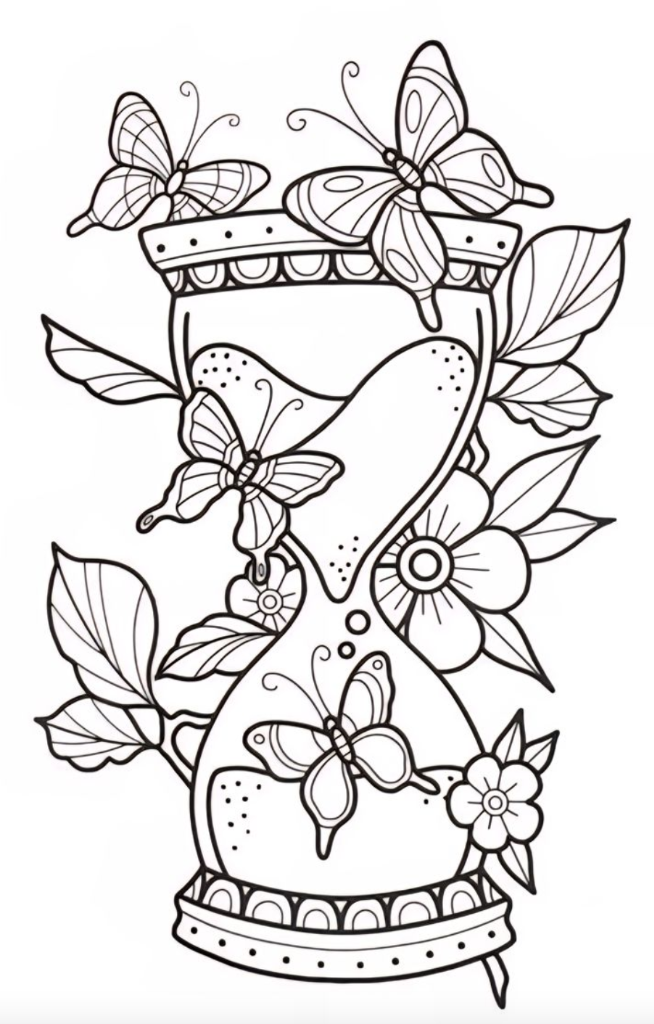
#> input picture test_images/sample.png, 654 x 1024 px
$ python tattoo_shading.py test_images/sample.png test_images/sample.png out.png out.png
#> lines starting #> are read from the running program, lines starting #| are printed output that depends on the picture; after the words box and inside, x2 and y2 are one past the last pixel; in counts of white or black regions, pixels touching at a corner belong together
from __future__ import annotations
import cv2
import numpy as np
from scipy.spatial import cKDTree
from PIL import Image

class TattooShadingEngine:
    def __init__(self, target_dpi=300):
        self.target_dpi = target_dpi
        # 0.75 mm in pixels: 0.75 * (DPI / 25.4)
        self.collision_radius_px = int(np.ceil(0.75 * (target_dpi / 25.4)))
        # Target dot size: 0.2 mm in diameter (radius ~0.1 mm)
        self.dot_radius_px = max(1, int(0.1 * (target_dpi / 25.4)))
        self.dot_area = np.pi * (self.dot_radius_px ** 2)

    def compute_edt_mask(self, linework_gray: np.ndarray) -> np.ndarray:
        """
        Computes exact Euclidean Distance Transform (EDT) and returns a binary mask
        where pixels closer than 0.75mm to the linework are 0, and others are 1.
        Assumes linework has black lines (0) on white background (255).
        """
        # Invert: lines become 255, background becomes 0
        inverted = 255 - linework_gray
        # cv2.distanceTransform computes distance from zero pixels to the closest non-zero pixel.
        # We want distance from the lines (which are now 255), so we compute distance on the inverted image
        dist_img = cv2.distanceTransform(255 - inverted, cv2.DIST_L2, 5)

        # Create mask: 1 where distance > collision_radius_px, 0 otherwise
        mask = (dist_img > self.collision_radius_px).astype(np.float32)
        return mask

    def apply_density_cap(self, density: np.ndarray, protected_mask: np.ndarray = None) -> np.ndarray:
        """
        Ensures no area exceeds 60% density in protected regions.
        If protected_mask is not provided, it auto-caps density globally at 80% to maintain negative space.
        """
        # Size of 3mm window in pixels: 3.0 * (DPI / 25.4)
        window_size = int(3.0 * (self.target_dpi / 25.4))
        if window_size % 2 == 0:
            window_size += 1

        capped = density.copy()

        if protected_mask is not None:
            # Normalize mask to 0..1
            p_mask = (protected_mask > 127).astype(np.float32)
            # Find local density using a box filter
            local_sum = cv2.boxFilter(capped, -1, (window_size, window_size), normalize=True)
            # Where local density > 0.6 and is in a protected region, scale down
            scale = np.ones_like(capped)
            over_limit = (local_sum > 0.6) & (p_mask > 0.5)
            scale[over_limit] = 0.6 / local_sum[over_limit]
            capped = capped * scale
        else:
            # Global soft cap of 80% for normal stippling regions to keep breathing room
            capped = np.minimum(capped, 0.8)

        return np.clip(capped, 0.0, 1.0)

    def quantize_tonal_steps(self, density: np.ndarray) -> np.ndarray:
        """
        Quantizes the continuous density map into 5 discrete steps:
        0% (Pure White), 20% (Highlight), 50% (Mid-tone), 80% (Deep Shadow), 100% (Solid Black)
        """
        quantized = np.zeros_like(density)
        quantized[density >= 0.95] = 1.0
        quantized[(density >= 0.80) & (density < 0.95)] = 0.80
        quantized[(density >= 0.50) & (density < 0.80)] = 0.50
        quantized[(density >= 0.20) & (density < 0.50)] = 0.20
        # Under 20% becomes 0 (Pure White)
        return quantized

    def generate_stipple_points(self, density_quantized: np.ndarray, max_iterations=30) -> np.ndarray:
        """
        Performs Centroidal Voronoi Tessellation (Lloyd's relaxation) to distribute
        stipple points according to the quantized density map.
        Returns an array of point coordinates (y, x).
        """
        # Stipple only in regions with density 20%, 50%, or 80%
        stipple_mask = (density_quantized > 0.0) & (density_quantized < 1.0)
        P = density_quantized * stipple_mask

        if not np.any(P):
            return np.empty((0, 2), dtype=np.float32)

        # To speed up KDTree queries, work at a downsampled resolution if image is large
        h, w = P.shape
        scale_factor = 1
        if h > 800 or w > 800:
            scale_factor = 2
            P_lloyd = cv2.resize(P, (w // 2, h // 2), interpolation=cv2.INTER_AREA)
        else:
            P_lloyd = P

        lh, lw = P_lloyd.shape

        # Calculate total number of points N based on total density integrated
        # N = Sum(Density) / Area of one dot
        total_density = np.sum(P_lloyd)
        # Scale dot area to downsampled coordinates
        lloyd_dot_area = self.dot_area / (scale_factor ** 2)
        N = int(np.ceil(total_density / lloyd_dot_area))

        if N <= 0:
            return np.empty((0, 2), dtype=np.float32)

        # Cap N to prevent excessive memory/CPU load
        N = min(N, 25000)

        # Initial point placement using rejection sampling
        coords_y, coords_x = np.where(P_lloyd > 0)
        if len(coords_y) == 0:
            return np.empty((0, 2), dtype=np.float32)

        probs = P_lloyd[coords_y, coords_x]
        probs = probs / np.sum(probs)

        initial_indices = np.random.choice(len(coords_y), size=min(N, len(coords_y)), replace=False, p=probs)
        pts = np.column_stack((coords_y[initial_indices], coords_x[initial_indices])).astype(np.float32)

        # Pixels with positive density (our domain for relaxation integration)
        domain_y, domain_x = np.where(P_lloyd > 0)
        domain_weights = P_lloyd[domain_y, domain_x]
        domain_coords = np.column_stack((domain_y, domain_x))

        # Run Lloyd's relaxation
        for _ in range(max_iterations):
            if len(pts) == 0:
                break
            # Build KDTree of current points
            tree = cKDTree(pts)
            # Find nearest point index for every pixel in the domain
            _, idxs = tree.query(domain_coords)

            # Compute new centroids: weighted mean of pixel coordinates in each Voronoi cell
            w_sum_y = np.bincount(idxs, weights=domain_coords[:, 0] * domain_weights, minlength=len(pts))
            w_sum_x = np.bincount(idxs, weights=domain_coords[:, 1] * domain_weights, minlength=len(pts))
            total_w = np.bincount(idxs, weights=domain_weights, minlength=len(pts))

            # Avoid divide by zero
            valid = total_w > 0
            pts[valid, 0] = w_sum_y[valid] / total_w[valid]
            pts[valid, 1] = w_sum_x[valid] / total_w[valid]

        # Rescale points back to original resolution
        pts *= scale_factor
        return pts

    def compile_shading(self, gemini_gray: np.ndarray, linework_gray: np.ndarray, protected_mask: np.ndarray = None) -> tuple[np.ndarray, str]:
        """
        Executes the entire hybrid shading compilation pipeline.
        Returns:
            - 1-bit shaded image (0=Black, 255=White)
            - SVG string containing coordinates of stipple circles and solid black boundaries
        """
        # Ensure correct shape and type
        if len(gemini_gray.shape) == 3:
            gemini_gray = cv2.cvtColor(gemini_gray, cv2.COLOR_BGR2GRAY)
        if len(linework_gray.shape) == 3:
            linework_gray = cv2.cvtColor(linework_gray, cv2.COLOR_BGR2GRAY)

        # Resize gemini_gray to match linework_gray dimensions exactly
        h_line, w_line = linework_gray.shape
        h_gem, w_gem = gemini_gray.shape
        if h_gem != h_line or w_gem != w_line:
            gemini_gray = cv2.resize(gemini_gray, (w_line, h_line), interpolation=cv2.INTER_LINEAR)

        # Normalize Gemini greyscale map to [0.0, 1.0] (0 = White, 1 = Black)
        density = (255.0 - gemini_gray) / 255.0

        # Step 1: EDT Collision Mask
        collision_mask = self.compute_edt_mask(linework_gray)
        density_masked = density * collision_mask

        # Step 2: Protected Regions Cap
        density_capped = self.apply_density_cap(density_masked, protected_mask)

        # Step 3: Quantize Tonal Steps
        density_quant = self.quantize_tonal_steps(density_capped)

        # Step 4: Solid Black and Stipple Mask extraction
        solid_black_mask = (density_quant >= 0.95).astype(np.uint8) * 255
        # Exclude solid black from stippler
        density_quant_stipple = density_quant.copy()
        density_quant_stipple[density_quant >= 0.95] = 0.0

        # Step 5: Lloyd's Voronoi relaxation
        pts = self.generate_stipple_points(density_quant_stipple, max_iterations=25)

        # Step 6: 1-Bit Rasterization
        # Start with a pure white background (255)
        shaded_1bit = np.full_like(linework_gray, 255, dtype=np.uint8)

        # Draw solid black regions
        shaded_1bit[solid_black_mask > 0] = 0

        # Draw stipple dots (no anti-aliasing)
        for pt in pts:
            y, x = int(round(pt[0])), int(round(pt[1]))
            # cv2.circle drawing with thickness=-1 draws a filled circle (pure black)
            cv2.circle(shaded_1bit, (x, y), self.dot_radius_px, 0, thickness=-1)

        # Re-apply master linework over everything to preserve the lines absolutely
        # Wherever the master linework is black (0), force output to black (0)
        shaded_1bit[linework_gray < 128] = 0

        # Step 7: SVG Generation
        h, w = linework_gray.shape
        svg_lines = [
            f'<svg xmlns="http://www.w3.org/2000/svg" viewBox="0 0 {w} {h}" width="{w}" height="{h}">',
            '  <!-- Solid Black Regions -->',
        ]

        # Extract solid black boundaries as paths
        contours, _ = cv2.findContours(solid_black_mask, cv2.RETR_EXTERNAL, cv2.CHAIN_APPROX_SIMPLE)
        for i, contour in enumerate(contours):
            path_data = []
            for pt in contour:
                x_c, y_c = pt[0][0], pt[0][1]
                if len(path_data) == 0:
                    path_data.append(f"M {x_c} {y_c}")
                else:
                    path_data.append(f"L {x_c} {y_c}")
            if path_data:
                path_data.append("Z")
                svg_lines.append(f'  <path d="{" ".join(path_data)}" fill="#000000" stroke="none" />')

        # Add stipple circles
        svg_lines.append('  <!-- Stipple Points -->')
        for pt in pts:
            y, x = pt[0], pt[1]
            svg_lines.append(f'  <circle cx="{x:.2f}" cy="{y:.2f}" r="{self.dot_radius_px}" fill="#000000" />')

        svg_lines.append('</svg>')
        svg_string = "\n".join(svg_lines)

        return shaded_1bit, svg_string

if __name__ == "__main__":
    import argparse
    import os

    parser = argparse.ArgumentParser(description="Tattoo Shading Engine CLI")
    parser.add_argument("shade", help="Path to Gemini greyscale shade image")
    parser.add_argument("linework", help="Path to master linework image")
    parser.add_argument("out_png", help="Path to save 1-bit monochrome PNG")
    parser.add_argument("out_svg", help="Path to save SVG output")
    parser.add_argument("--protected", help="Path to optional protected mask image", default=None)
    parser.add_argument("--dpi", type=int, help="Target DPI", default=300)
    args = parser.parse_args()

    # Load images
    gemini_gray = cv2.imread(args.shade, cv2.IMREAD_GRAYSCALE)
#> gemini_gray: shape (1024, 654); min 0, max 255, mean 224.4
    linework_gray = cv2.imread(args.linework, cv2.IMREAD_GRAYSCALE)

    if gemini_gray is None:
        print(f"Error: Could not read shade image from {args.shade}")
        exit(1)
    if linework_gray is None:
        print(f"Error: Could not read linework image from {args.linework}")
        exit(1)

    protected_mask = None
    if args.protected:
        protected_mask = cv2.imread(args.protected, cv2.IMREAD_GRAYSCALE)
        if protected_mask is None:
            print(f"Warning: Could not read protected mask from {args.protected}")

    engine = TattooShadingEngine(target_dpi=args.dpi)
    shaded_1bit, svg_content = engine.compile_shading(gemini_gray, linework_gray, protected_mask)
#> in compile_shading, `density = (255.0 - gemini_gray) / 255.0`:
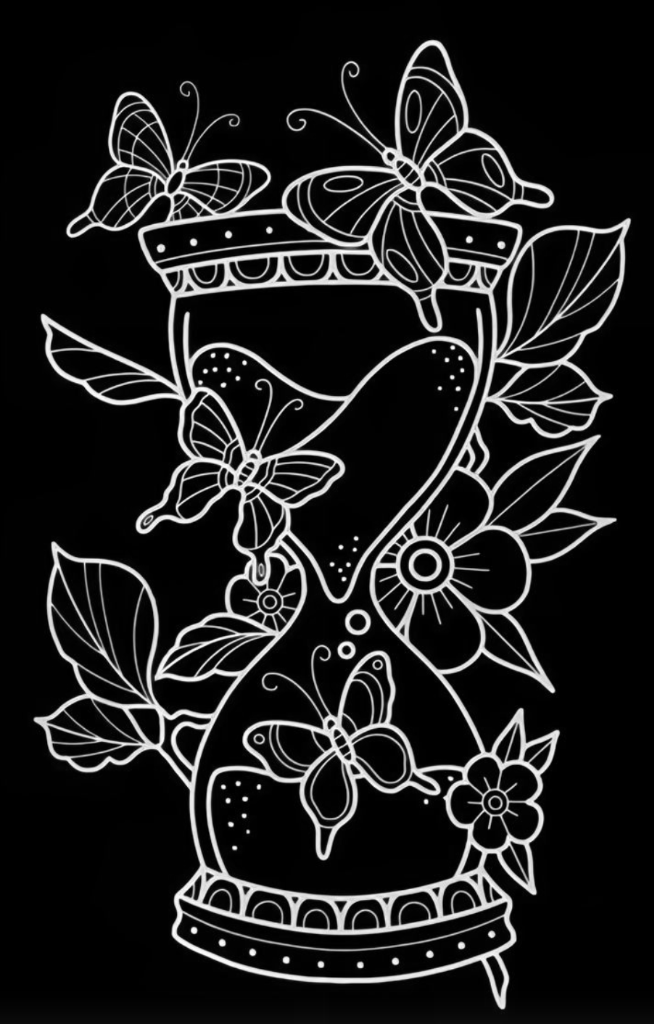
#> density: shape (1024, 654) float64; min 0, max 1, mean 0.12
#> in compute_edt_mask, `dist_img = cv2.distanceTransform(255 - inverted, cv2.DIST_L2, 5)`:
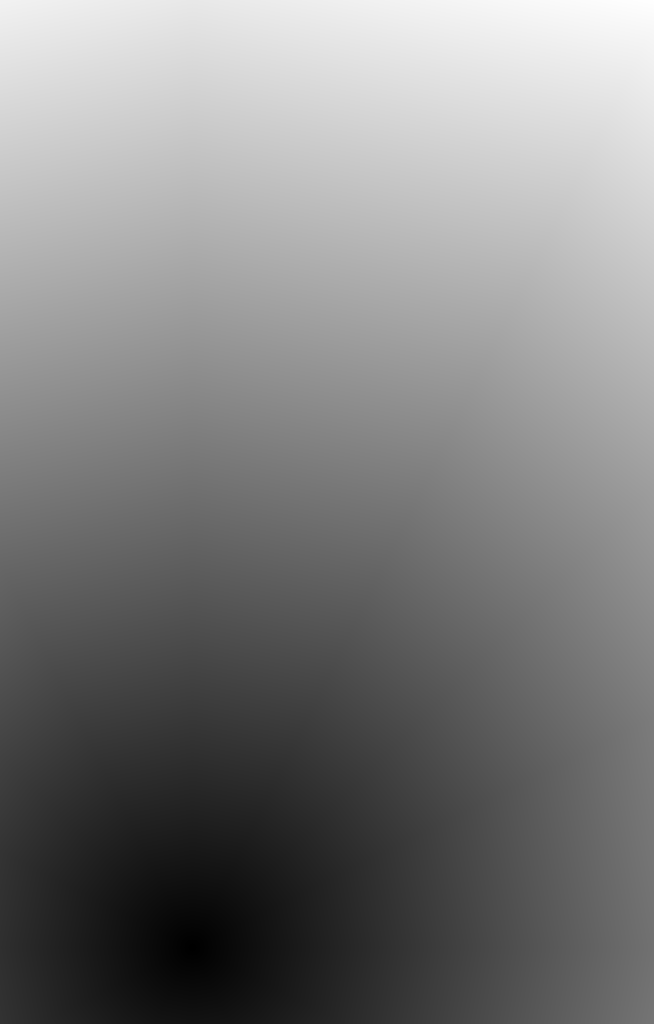
#> dist_img: shape (1024, 654) float32; min 0, max 1037.8, mean 517.3; drawn with min black and max white
#> in compute_edt_mask, `mask = (dist_img > self.collision_radius_px).astype(np.float32)`:
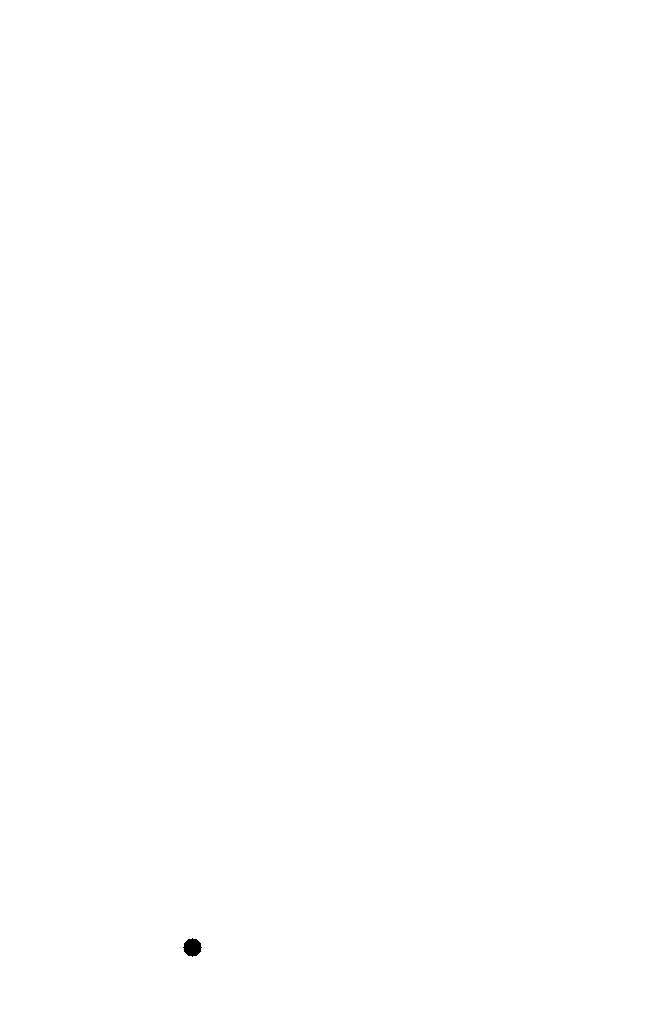
#> mask: shape (1024, 654) float32; values 0 (black) and 1 (white), 100% white; 1 black region, box (x1, y1, x2, y2) and area: (183, 938, 202, 957) 253
#> in compile_shading, `solid_black_mask = (density_quant >= 0.95).astype(np.uint8) * 255`: solid_black_mask: shape (1024, 654); every value is 0
#> in generate_stipple_points, `stipple_mask = (density_quantized > 0.0) & (density_quantized < 1.0)`:
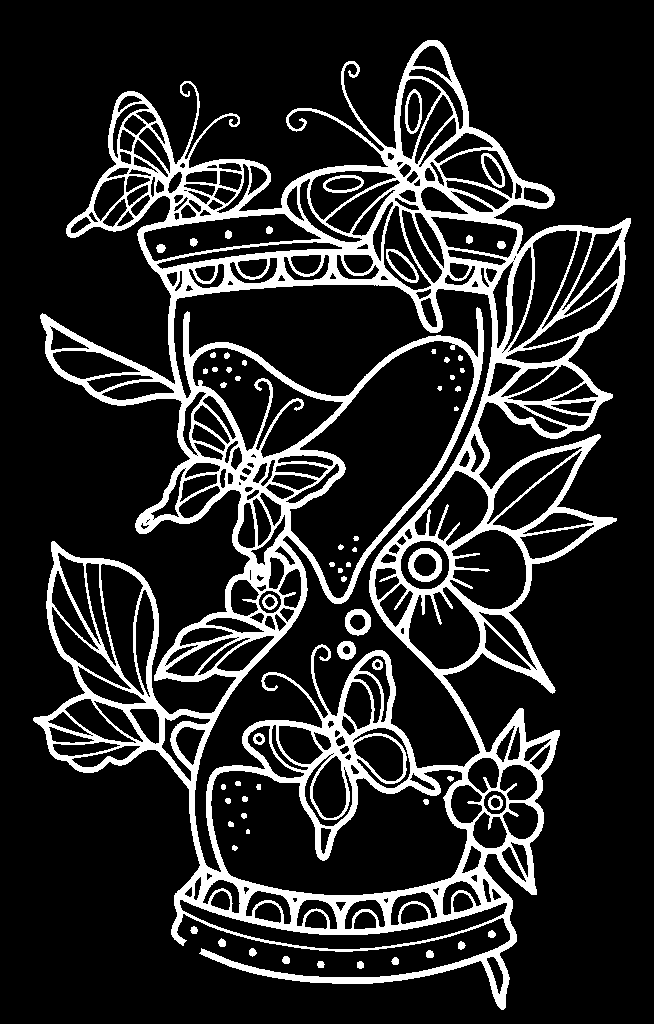
#> stipple_mask: shape (1024, 654) bool; 16.1% white; 62 white regions (3 under 20 px), largest, box (x1, y1, x2, y2) and area: (33, 40, 631, 1010) 103582, (408, 548, 442, 582) 539, (345, 609, 371, 636) 388
#> in generate_stipple_points, `P_lloyd = cv2.resize(P, (w // 2, h // 2), interpolation=cv2.INTER_AREA)`:
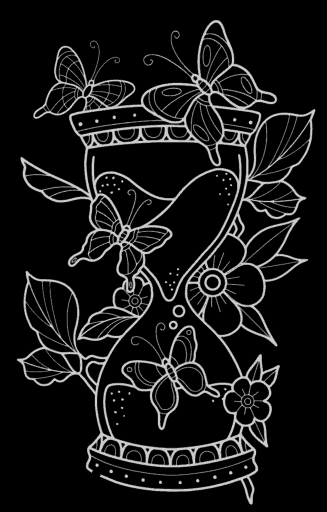
#> P_lloyd: shape (512, 327) float64; min 0, max 0.8, mean 0.0901
#> in generate_stipple_points, `total_density = np.sum(P_lloyd)`: total_density = 15086
#> in generate_stipple_points, `N = int(np.ceil(total_density / lloyd_dot_area))`: N = 19209
#> in generate_stipple_points, `initial_indices = np.random.choice(len(coords_y), size=min(N, len(coor..`: initial_indices = 19209 values, max 33669 at index 6976, min 3 at index 1987, mean 17038.8
#> in generate_stipple_points, `pts = np.column_stack((coords_y[initial_indices], coords_x[initial_ind..`: pts = 19209 pairs, first value 20 to 504, second value 16 to 314
#> in generate_stipple_points, `domain_coords = np.column_stack((domain_y, domain_x))`: domain_coords = 33671 pairs, first value 20 to 504, second value 16 to 315
#> after the loop in generate_stipple_points, `for _ in range(max_iterations):`: pts = 19209 pairs, first value 20 to 504, second value 16 to 314.3
#> in generate_stipple_points, `pts *= scale_factor`: pts = 19209 pairs, first value 40 to 1008, second value 32 to 628.6
#> the loop in compile_shading, `for pt in pts:` made 19209 passes
#> (pt, y, x) on passes 2, 3, 5: ([710, 388.9], 710, 389), ([606.4, 272], 606, 272), ([452.5, 468], 452, 468)
#> after the loop in compile_shading, `for pt in pts:`:
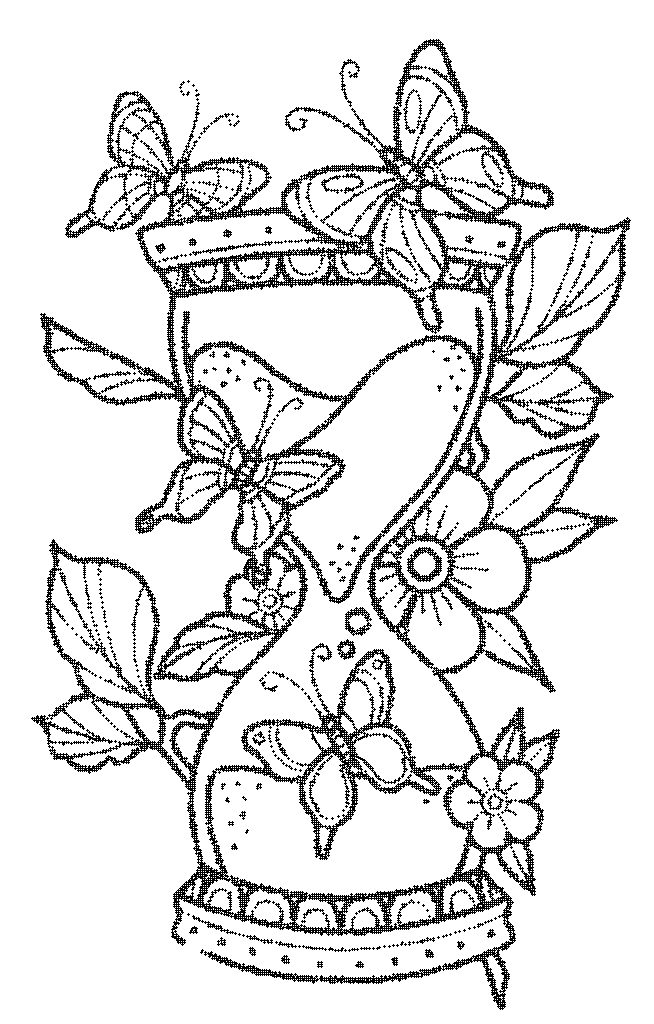
#> shaded_1bit: shape (1024, 654); 87.8% white; black in thin lines or dots, all inside (x1, y1, x2, y2) = (31, 39, 631, 1010)
#> in compile_shading, `shaded_1bit[linework_gray < 128] = 0`:
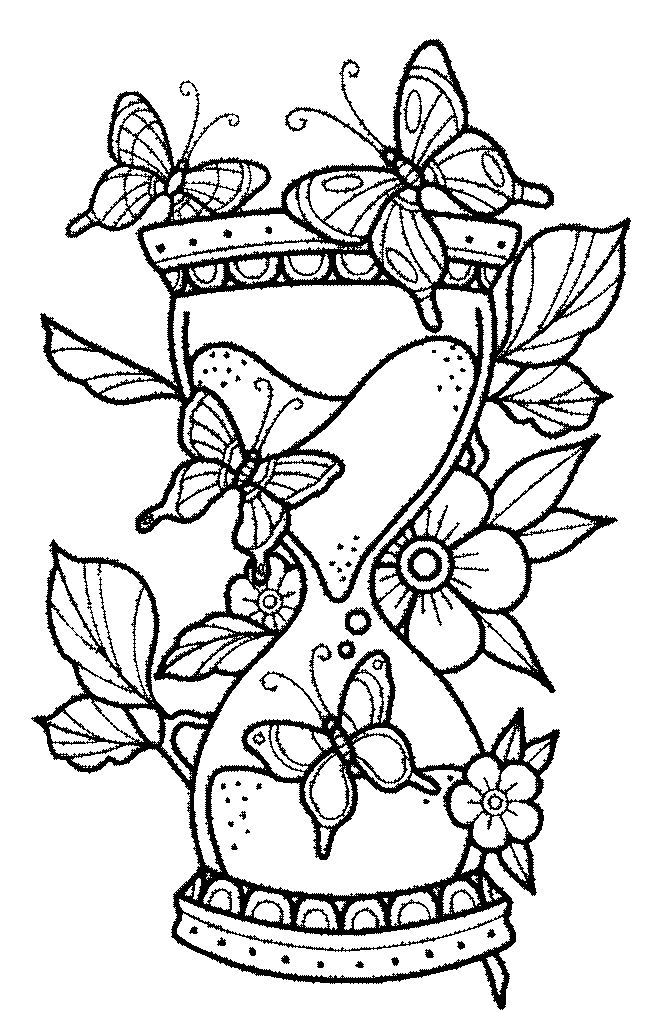
#> shaded_1bit: shape (1024, 654); 84.5% white; 61 black regions (6 under 20 px), largest, box (x1, y1, x2, y2) and area: (31, 39, 631, 1010) 99856, (407, 547, 442, 582) 548, (345, 607, 372, 636) 390
#> in compile_shading, `contours, _ = cv2.findContours(solid_black_mask, cv2.RETR_EXTERNAL, cv..`: contours = []
#> after the loop in compile_shading, `for i, contour in enumerate(contours):`: svg_lines = 2 items
#> the loop in compile_shading, `for pt in pts:` made 19209 passes
#> (y, x) on passes 1 to 3: (560, 112), (710, 388.9), (606.4, 272)
#> after the loop in compile_shading, `for pt in pts:`: svg_lines = 19212 items

    # Save outputs
    cv2.imwrite(args.out_png, shaded_1bit)
    with open(args.out_svg, "w") as f:
        f.write(svg_content)
    print("Success")
